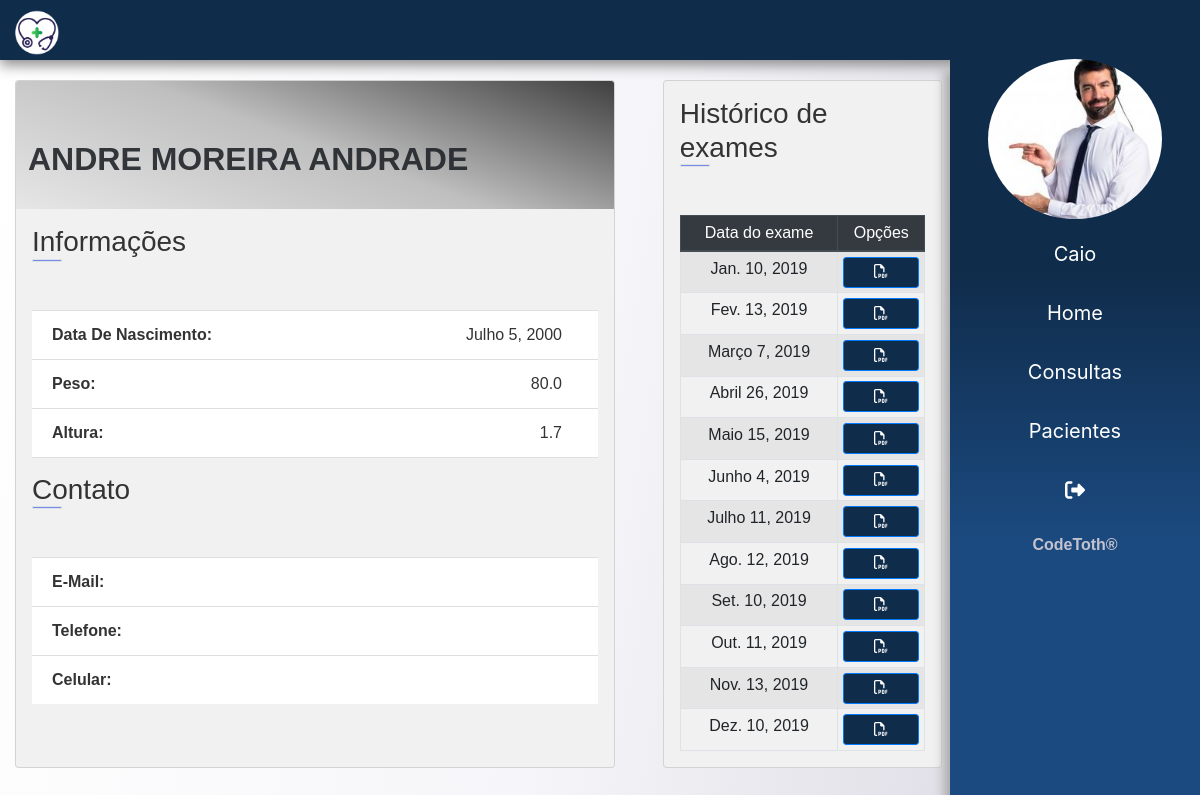
Page /pacientes/paciente/3 (signed in) on the earlier database version.
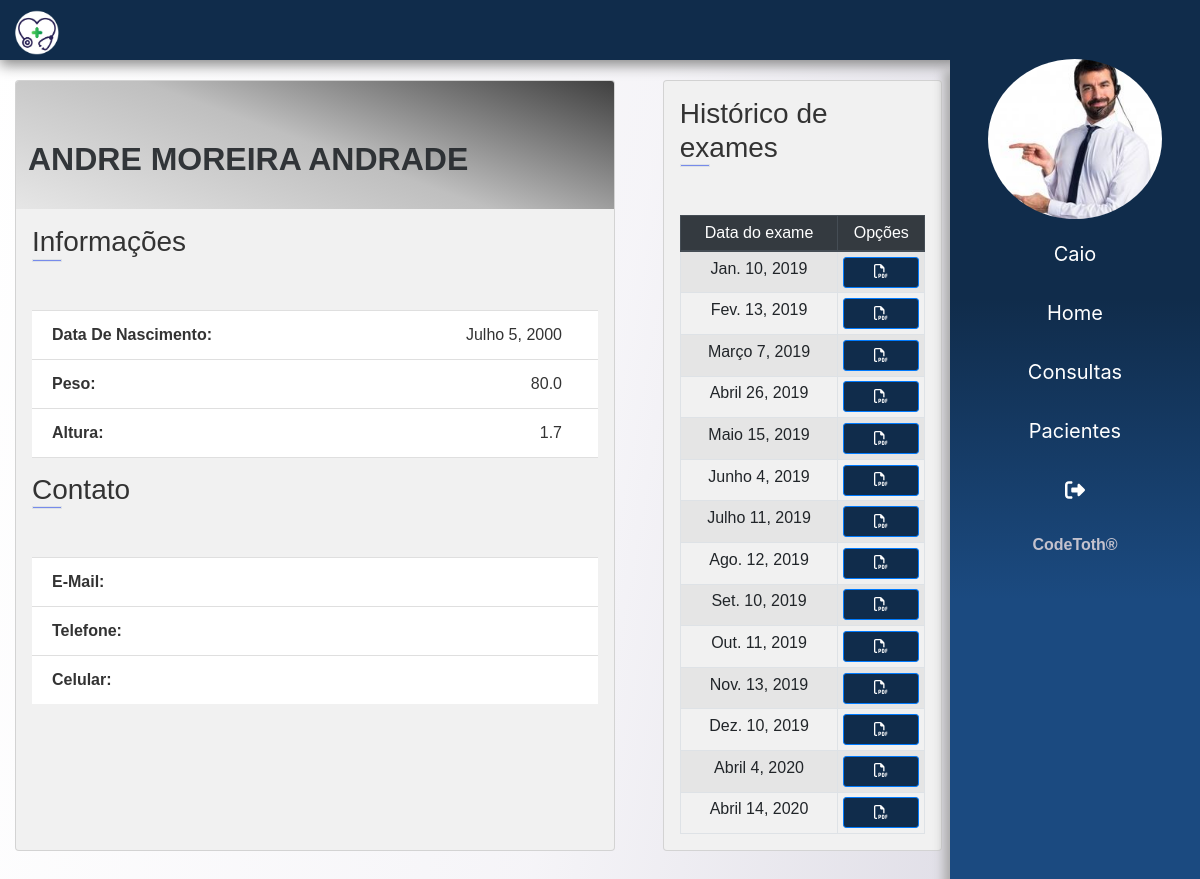
Same page on the later database version.
### app/exames/models.py (models this page shows)
class Exame_Resultado(models.Model):
    paciente = models.ForeignKey(Paciente, on_delete=models.CASCADE)
    data_exame = models.DateField()
    glicose = models.CharField(max_length=15)
    ldl = models.CharField(max_length=15)
    hdl = models.CharField(max_length=15)
    triglicerides = models.CharField(max_length=15)
    colesterol = models.CharField(max_length=15)
    pdf = models.FileField(upload_to=f'pdf/', blank=True)

### app/paciente/views.py (the view)
# urls.py: path('paciente/<int:paciente_id>', detalhe, name='det_paciente'),
@login_required(login_url='login')
def detalhe(request, paciente_id):
    paciente = get_object_or_404(Paciente, id=paciente_id)
    exames = get_list_or_404(Exame_Resultado, paciente=paciente)
    dados =  get_dados(request)
    dados['paciente'] = paciente
    dados['exames'] = exames
    return render(request, 'paciente/det_paciente.html', dados)

### templates/paciente/det_paciente.html (shortened to what this page needs)
{% extends 'base.html' %}
{% load static %}
{% block content %}
<main>
    <section class="container-fluid ">
        <div class="col-md-10 pb-5">
            <div class="row">
                <div class="card middle">
                    <div class="top-section">
                        <div class="container">
                            <div class="name">
                                <span> {{ paciente.nome}} </span>
                            </div>
                        </div>
                    </div>
                    <div class="info-section pr-3 mb-3">
                        <h3> Informações
                            <div class="border mb-5"></div>
                        </h3>
                        <ul class="list-group list-group-flush mb-3  info">
                            <li class="list-group-item">Data de Nascimento:
                                <span> {{ paciente.data_nascimento}}
                                </span>
                            </li>
                            <li class="list-group-item">Peso:
                                <span> {{ paciente.peso}}
                                </span>
                            </li>
                            <li class="list-group-item">Altura:
                                <span> {{ paciente.altura}}
                                </span>
                            </li>
                        </ul>
                        <h3> Contato
                            <div class="border mb-5"></div>
                        </h3>
                        <ul class="list-group list-group-flush info">
                            <li class="list-group-item">E-mail: </li>
                            <li class="list-group-item">Telefone:</li>
                            <li class="list-group-item">Celular: </li>
                        </ul>
                    </div>
                </div>
                <div class="card historico mx-auto">
                    <div class="info-section pr-3">
                        <h3> Histórico de exames   <div class="border mb-5"></div>
                        </h3>
                            <table class="table table-sm table-bordered table-striped text-center">
                                <thead class="thead-dark ">
                                    <tr>
                                        <th scope="col">Data do exame</th>
                                        <th scope="col">Opções</th>
                                </thead>
                                <tbody>
                                    {% for exame in exames %}
                                    <tr>
                                        <td>
                                            {{ exame.data_exame}}
                                        </td>
                                        <td>
                                            <a href="#" class="btn btn-sm btn-block btn-primary" data-toggle="modal" data-target="#exame{{exame.id}}"> <i class="far fa-file-pdf"></i></i> </a>
                                        </td>
                                    </tr>
                                    {% endfor %}
                                </tbody>
                            </table>
                    </div>
                </div>
            </div>
        </div>
    </section>
</main>
{% endblock %}

Differences in the rows shown:
added Exame_Resultado: data_exame "Abril 4, 2020"
added Exame_Resultado: data_exame "Abril 14, 2020"
